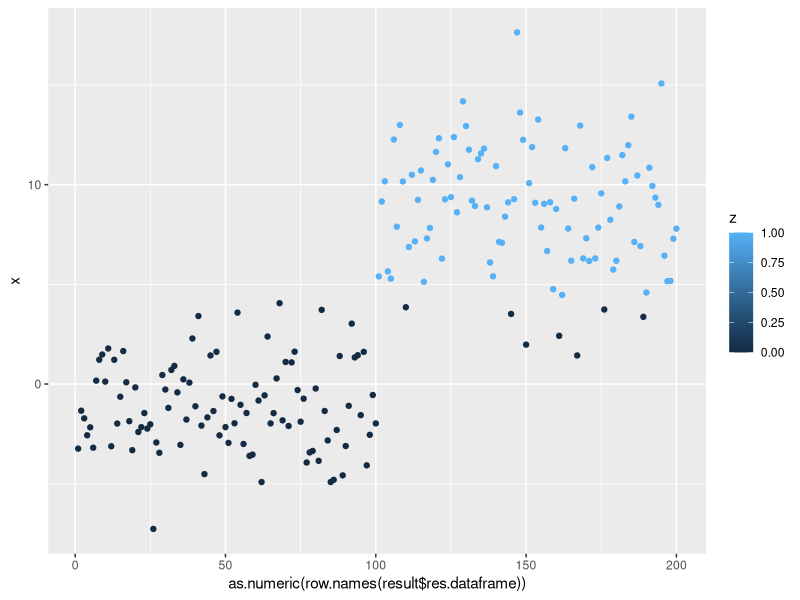
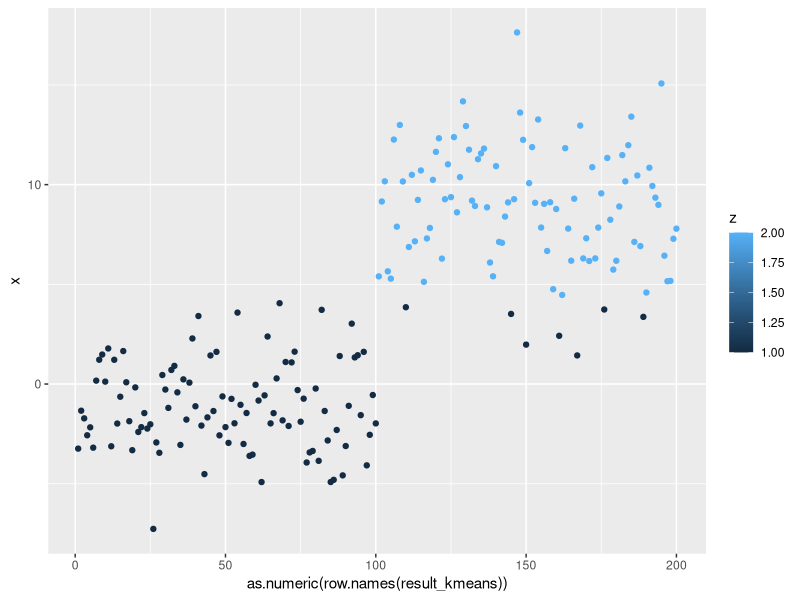
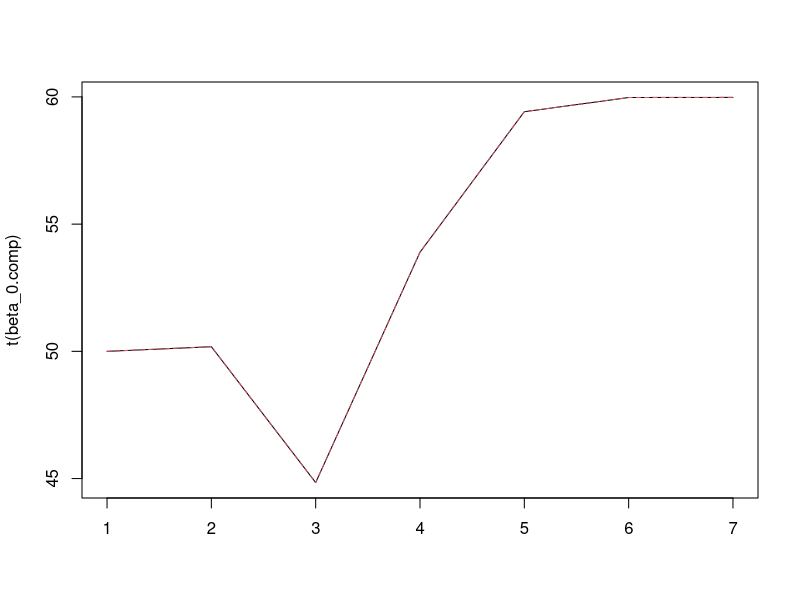
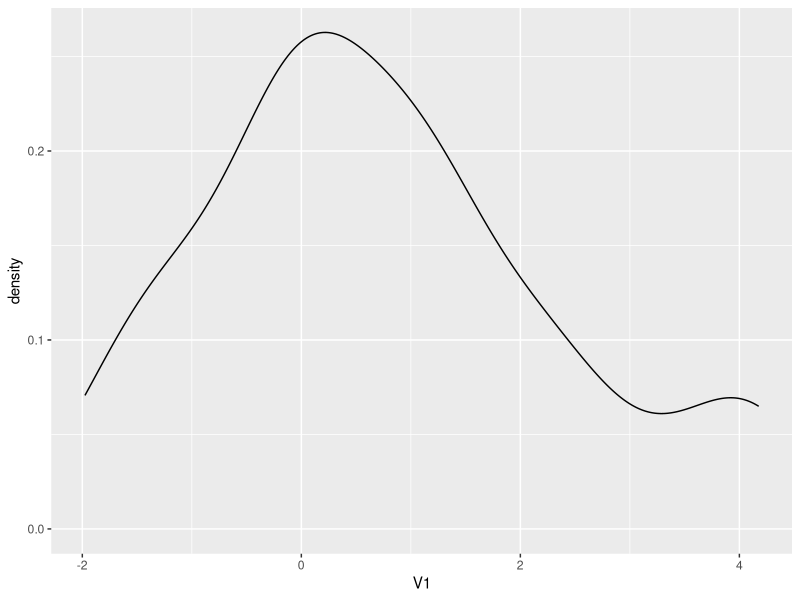
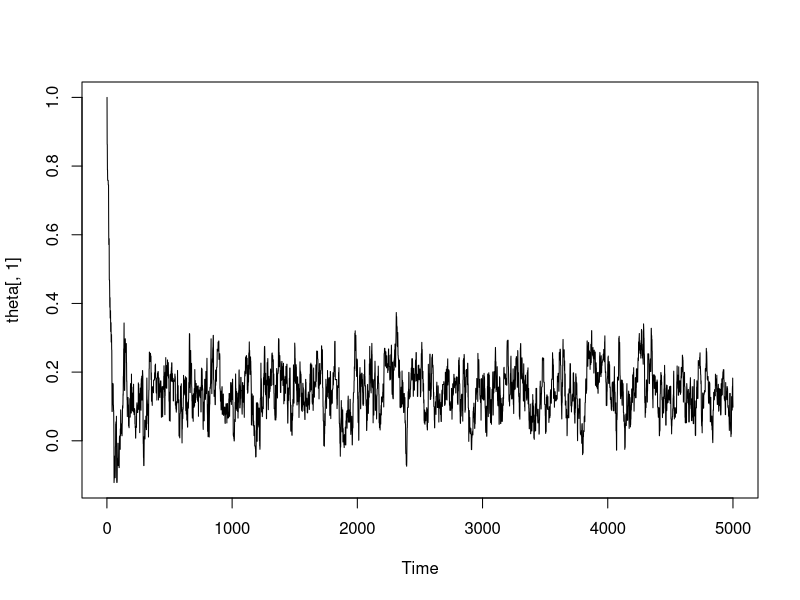
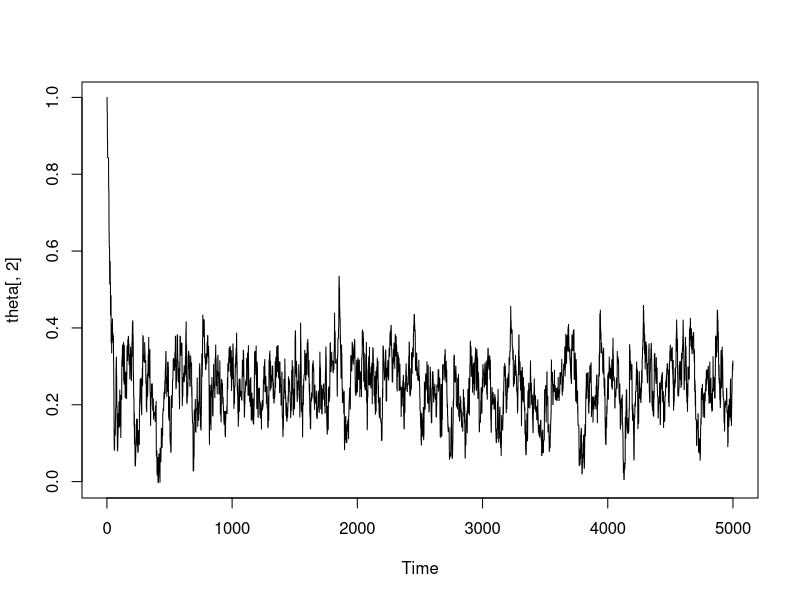
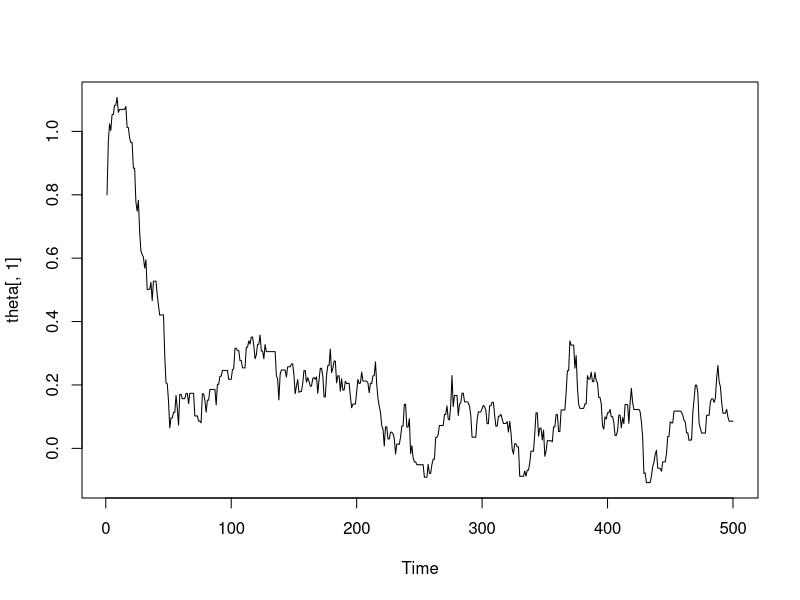
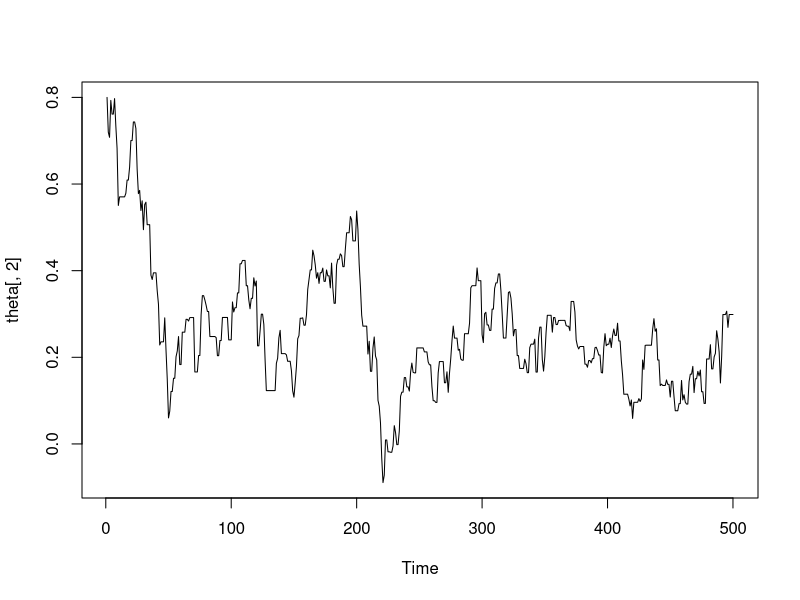

These figures' R source, in order:
### Lista 2 - Tais Bellini - 205650 ###

library(ggplot2)
library(dplyr)

#### Questao 1 ####

#funcao a ser minimizada
f = function(u, x, z){ 
  u = as.matrix(u)
  sum(z*(x-u[1,])^2) + sum((1-z)*(x-u[2,])^2)
}


#Algoritmo de atualizacao em blocos
block.opt = function(u0, f, data){
  
  cc = FALSE
  data = as.matrix(data)
  res = res_temp = cbind(data, rep(0, nrow(data)))
  zindex = ncol(data)+1
  count = 0

  
  while(!cc && count < 1000){
    for (i in 1:nrow(data)){
      if (f(u0, data[i,], 0) < f(u0, data[i,], 1)) res[i,zindex] = 0 else res[i,zindex] = 1
    }
    
    if(sum(res[,zindex] != res_temp[,zindex]) == 5) cc = TRUE
    res_temp = res
    
    u0 = cbind(u0, rep(0, nrow(u0)))
    u0[1,] = colMeans(res[res[,zindex]==1,])
    u0[2,] = colMeans(res[res[,zindex]==0,])
    u0 = u0[1:ncol(data)]
    
    count = count + 1 
    
    
  }
  
  colnames(res) = c("x", "z")
  res = as.data.frame(res)
  
  return(list("res.dataframe" = res, "u" = u0))
  
}

#inicializar 2 clusters

a = rnorm(100, -1, 2)
b = rnorm(100, 9, 3)
data = c(a,b)

u0 = sample_n(as.data.frame(data), 2)
result = block.opt(u0, f, data)

ggplot(aes(x = as.numeric(row.names(result$res.dataframe)), y = x, color = z), data=result$res.dataframe) + geom_point()
result$u

#validando o resutado com um algoritmo pre pronto
kmeans <- kmeans(data, centers = 2)
result_kmeans = cbind(as.matrix(data), kmeans$cluster)
colnames(result_kmeans) = c("x", "z")
result_kmeans = as.data.frame(result_kmeans)
ggplot(aes(x=as.numeric(row.names(result_kmeans)), y=x, color = z), data=result_kmeans) + geom_point()
kmeans$centers

#### Questao 2 ####

## a 
x = runif(200, 2, 40)
epslon = rnorm(200)
beta = c(60, -0.05)

y = beta[1]*exp(beta[2]*x)+epslon


## b
# ref: https://pt.wikipedia.org/wiki/Algoritmo_de_Gauss-Newton

J = function (beta, x) {
  return(cbind(-exp(beta[2]*x), -beta[1]*x*exp(beta[2]*x)))
}

r = function(beta, x, y) {
  return(y-beta[1]*exp(beta[2]*x))
}


gauss_newton = function (beta_0, J, r, x, y) {
  
  #aux to store execution
  z = beta_0
  
  #aux cc
  i = 0
  
  cc = 1
  while(cc > 0.0001 && i<1000) {
    beta_i = beta_0 - solve(t(J(beta_0, x))%*%J(beta_0, x))%*%t(J(beta_0, x))%*%r(beta_0, x, y)
    cc = sum((beta_i - beta_0)^2)
    beta_0 = c(beta_i)
    z = cbind(z, beta_i)
  }
  return (list(beta_hat = beta_i, z = z))
  
}

beta_0 = c(50, -0.10)
beta_hat = gauss_newton(beta_0, J, r, x, y)

colnames(beta_hat$z) = paste("i",1:ncol(beta_hat$z),sep="")
rownames(beta_hat$z) = c("beta0-gn", "beta1-gn")

##c

f = function(beta,x,y){
  sum((y-beta[1]*exp(beta[2]*x))^2)
}

d1 = function(beta, x){
  A = rbind(0,0)
  A[1] = sum(2*(y-beta[1]*exp(beta[2]*x))*(-exp(beta[2]*x)))
  A[2] = sum(2*(y-beta[1]*exp(beta[2]*x))*(-beta[1]*x*exp(beta[2]*x)))
  return(A)
}
  
d2 = function (beta, x) { 
  A = matrix(0,nrow=length(beta),ncol=length(beta))
  A[1,1] = sum(-2*exp(beta[2]*x)*(-exp(beta[2]*x)))
  A[2,2] = sum(2*(-beta[1]*x*exp(beta[2]*x))*(-beta[1]*x*exp(beta[2]*x)))
  + sum(2*(y-beta[1]*exp(beta[2]*x))*(-beta[1]*x^2*exp(beta[2]*x)))
  A[2,1] = A[1,2] = sum(2*(-beta[1]*x*exp(beta[2]*x))*(-exp(beta[2]*x)))
  + sum(2*(y-beta[1]*exp(beta[2]*x))*(-x*exp(beta[2]*x)))
  return(A)
}

newton_raphson = function(beta_0,d1,d2, x, e=0.0001){
  
  z = beta_0
  i = 0
  
  cc = 1
  while(cc>e && i<1000){
    beta_i = beta_0 - solve(d2(beta_0, x))%*%d1(beta_0, x)
    cc = sum((beta_i-beta_0)^2)
    beta_0 = beta_i
    i=i+1
    z = cbind(z,beta_i)
  }
  return(list(beta_hat = beta_i, z = z))
}

beta_hat.nr = newton_raphson(beta_0, d1, d2, x)
colnames(beta_hat.nr$z) = paste("i",1:ncol(beta_hat$z),sep="")
rownames(beta_hat.nr$z) = c("beta0-nr", "beta1-nr")

beta_0.comp = rbind(beta_hat$z[1,], beta_hat.nr$z[1,])
beta_0.comp

beta_1.comp = rbind(beta_hat$z[2,], beta_hat.nr$z[2,])
beta_1.comp


matplot(t(beta_0.comp), type='l')

#### Questao 3 ####

install.packages("mixtools")
library(mixtools)

##a 
m = 3
n = 40
u = rbind(c(0,0,0), c(3,3,3))
sigma = matrix(1,2,3)

w1 = 0.7
w2 = 1-w1

set.seed(205650)
X = rmvnormmix(n, lambda=c(w1,w2), mu=u, sigma=sigma)

#verificando a dist de V1
X1 = as.data.frame(X)
ggplot(X1, aes(x=V1)) + geom_density()

#Vamos inicializar aqui os chutes iniciais para as simulacoes:

w0_ci = c(0.6, 0.4)
u0_ci = c(1,1,1,4,4,4)

##b

#Verossimilhanca

f = function(u,x){
  w = c(w1,w2)
  u1 = u[1:3]
  u2 = u[3:6]
  sum(log(w[1]*dmvnorm(x-u1) + w[2]*dmvnorm(x-u2)))
}

#Simulated Annealing
opt.sa = function(iter, x, u0) {
  theta = matrix(0,nrow=iter,ncol=length(u0))
  theta[1,] = u0
  f.eval = rep(0, iter)
  f.eval[1] = f(theta[1,],x)
  
  for(i in 2:iter){
    temp = 1/log(1+i)
    d = 0.1*sqrt(temp) #0.1*sqrt(temp)
    e = rnorm(6)*d
    te1 = theta[(i-1),]+e
    u = runif(1)
    prob = min(exp((f(te1,x)-f(theta[(i-1),],x))/temp),1)
    theta[i,] = (u <= prob)*te1 + (u > prob)*theta[(i-1),]    
    f.eval[i] = f(theta[i,],x)
  }
  
  #encontra o máximo
  pos = which.max(f.eval)   
  theta.ot = theta[pos,]    
  plot.ts(theta[,1]);plot.ts(theta[,2])
  return(list("theta_hat" = theta.ot, "history_u" = theta ))
  
}

sa_res = opt.sa(5000, X, u0_ci)
sa_res

##c
#ref: https://www.youtube.com/watch?v=qMTuMa86NzU

#Passo E
# Para o Passo E, calculamos a E(Zi|X=x, mu = mu). 
#Para pi1, temos: P(Zi=1|X=x, mu = mu)/PTotal. Para pi2, temos: P(Zi=0|X=x, mu = mu)/PTotal.

passoE = function(X, mu, w0) {
  p_i1 = (w0[1]*dmvnorm(X, mu = mu[1:3]) / 
           (w0[1]*dmvnorm(X, mu = mu[1:3]) + w0[2]*dmvnorm(X, mu = mu[4:6])))
  p_i2 = w0[2]*dmvnorm(X, mu = mu[4:6]) / 
    (w0[1]*dmvnorm(X, mu = mu[1:3]) + w0[2]*dmvnorm(X, mu = mu[4:6]))
  
  return(cbind(p_i1,p_i2))
}


# theta1_hat = sum(pi1*X)/sum(pi1)
# theta2_hat = sum(pi2*X)/sum(pi2)
passoM = function(p_i, x) {
    m1 <- sum(p_i[,1]) # sum(pi1)
    m2 <- sum(p_i[,2])  #sum(pi2)
    
    theta_hat1 = theta_hat2 = c(rep(0, ncol(x)))
    
    #atualizacao de pi (pesos estimados para cada media)
    w1 <- m1/(m1 + m2) 
    w2 <- m2/(m1 + m2) 
    
    
    #atualizacao de u1 e u2
    theta_hat1 = sapply(1:ncol(x), function(i){
      sum(p_i[,1]*x[,i])/m1
    })
    
    theta_hat2 <- sapply(1:ncol(x), function(i){ #estimando vetor de médias da mistura 2
      sum(p_i[,2]*x[,i])/m2
    })
    
    
    return(list("u" = c(theta_hat1, theta_hat2), "w" = c(w1,w2)))
}

opt.em = function(w0, u0, x, iter){ 
  
  cc = 1
  i = 2
  
  #salva historico das estimacoes
  history_u = matrix(0, nrow = 2*ncol(x), ncol = iter)
  history_u[,1] = u0
  history_w = matrix(0, nrow = length(w0), ncol = iter)
  history_w[,1] = w0
  
  while (cc > 0.00001 & i < iter){
    exp = passoE(x, u0, w0)
    max = passoM(exp, x)
    
    u1 = max$u
    history_u[,i] = max$u
    cc = sum((u0 - u1)^2)
    u0 = u1
    
    w0 = max$w
    history_w[,i] = max$w
    
    i = i+1
  }
  
  return(list("theta_hat" = u0, "history_u" = history_u[,1:i], "history_w" = history_w[,1:i]))
    
}

#Executar o algoritmo

#EM
EM_res = opt.em(w0_ci, u0_ci, X, 500)
EM_res


##d

logf = function (u, x) {
  u1 = u[1:3]
  u2 = u[4:6]
  sum(log((w1*dnorm(x-u1)) + (w2*dnorm(x-u2))))
}


opt_res = optim(par = u0_ci, fn = logf, x = X, method = 'Nelder-Mead', control = list(fnscale = -1))$par
opt_res


##e 

u_real = c(0, 0, 0, 3 , 3, 3)

#medidas: tempo, media desvio padrao das respostas, numero de iteracoes ate convergir
compare = matrix(ncol = 4, nrow = 3)
rownames(compare) = c("SA", "EM", "optim")
colnames(compare) = c("Time Good Guess", "Error Good Guess", "Time Bad Guess", "Error Bad Guess")


iter = 500

#executando com chutes iniciais proximos
u0_ci_gg = c(0.8, 0.8, 0.8, 2.2, 2.2, 2.2)
u0_ci_bg = c(-3, -3, -3, 8, 8, 8)
w0_ci_gg = c(0.6, 0.4)
w0_ci_bg = c(0.5, 0.5)

t0 = Sys.time()
sa_comp = opt.sa(iter, X, u0_ci_gg)
compare[1,1] = Sys.time()-t0

media_erro2 = mean((sa_comp$theta_hat-u_real))^2
compare[1,2] = media_erro2

t0 = Sys.time()
em_comp = opt.em(w0_ci_gg,u0_ci_gg,X,iter)
compare[2,1] = Sys.time()-t0

media_erro2 = mean((em_comp$theta_hat-u_real))^2
compare[2,2] = media_erro2

t0 = Sys.time()
optim_comp = optim(par = u0_ci_gg, fn = logf, x = X, method = 'Nelder-Mead', control = list(fnscale = -1))
compare[3,1] = Sys.time()-t0

media_erro2 = mean((optim_comp$par-u_real))^2
compare[3,2] = media_erro2

#Executando com chutes iniciais piores

t0 = Sys.time()
sa_comp = opt.sa(iter, X, u0_ci_bg)
compare[1,3] = Sys.time()-t0

media_erro2 = mean((sa_comp$theta_hat-u_real))^2
compare[1,4] = media_erro2

t0 = Sys.time()
em_comp = opt.em(w0_ci_bg,u0_ci_bg,X,iter)
compare[2,3] = Sys.time()-t0

media_erro2 = mean((em_comp$theta_hat-u_real))^2
compare[2,4] = media_erro2

t0 = Sys.time()
optim_comp = optim(par = u0_ci_bg, fn = logf, x = X, method = 'Nelder-Mead', control = list(fnscale = -1))
compare[3,3] = Sys.time()-t0

media_erro2 = mean((optim_comp$par-u_real))^2
compare[3,4] = media_erro2

compare = as.data.frame(compare)
compare

#Tempo good guess
ggplot(aes(x=(row.names(compare)), y=compare[,1]), data=compare) + geom_point()

#Erro good guess
ggplot(aes(x=(row.names(compare)), y=compare[,2]), data=compare) + geom_point()

#Tempo bad guess
ggplot(aes(x=(row.names(compare)), y=compare[,3]), data=compare) + geom_point()

#Erro bad guess
ggplot(aes(x=(row.names(compare)), y=compare[,4]), data=compare) + geom_point()


##f 

#Reinicializando as variaveis
m = 3
n = 40
u = rbind(c(0,0,0), c(1,1,0))
sigma = matrix(1,2,3)

w1 = 0.7
w2 = 1-w1

set.seed(205650)
X_f = rmvnormmix(n, lambda=c(w1,w2), mu=u, sigma=sigma)

#verificando a dist de V1
X1_f = as.data.frame(X)
ggplot(X1_f, aes(x=V1)) + geom_density()

#medidas: tempo, media desvio padrao das respostas, numero de iteracoes ate convergir
compare_f = matrix(ncol = 4, nrow = 3)
rownames(compare_f) = c("SA", "EM", "optim")
colnames(compare_f) = c("Time Good Guess", "Error Good Guess", "Time Bad Guess", "Error Bad Guess")

iter = 500
u_real_f = c(0, 0, 0, 1, 1, 0)

#executando com chutes iniciais proximos
u0_ci_gg = c(0.8, 0.8, 0.8, 1.8, 1.8, 1.8)
u0_ci_bg = c(-3, -3, -3, 5, 5, 5)
w0_ci_gg = c(0.6, 0.4)
w0_ci_bg = c(0.5, 0.5)

t0 = Sys.time()
sa_comp_f = opt.sa(iter, X_f, u0_ci_gg)
compare_f[1,1] = Sys.time()-t0

media_erro2 = mean((sa_comp_f$theta_hat-u_real_f))^2
compare_f[1,2] = media_erro2

t0 = Sys.time()
em_comp_f = opt.em(w0_ci_gg,u0_ci_gg,X_f,iter)
compare_f[2,1] = Sys.time()-t0

media_erro2 = mean((em_comp_f$theta_hat-u_real_f))^2
compare_f[2,2] = media_erro2

t0 = Sys.time()
optim_comp_f = optim(par = u0_ci_gg, fn = logf, x = X_f, method = 'Nelder-Mead', control = list(fnscale = -1))
compare_f[3,1] = Sys.time()-t0

media_erro2 = mean((optim_comp_f$par-u_real_f))^2
compare_f[3,2] = media_erro2

#Executando com chutes iniciais piores

t0 = Sys.time()
sa_comp_f = opt.sa(iter, X_f, u0_ci_bg)
compare_f[1,3] = Sys.time()-t0

media_erro2 = mean((sa_comp_f$theta_hat-u_real_f))^2
compare_f[1,4] = media_erro2

t0 = Sys.time()
em_comp_f = opt.em(w0_ci_bg,u0_ci_bg,X_f,iter)
compare_f[2,3] = Sys.time()-t0

media_erro2 = mean((em_comp_f$theta_hat-u_real_f))^2
compare_f[2,4] = media_erro2

t0 = Sys.time()
optim_comp_f = optim(par = u0_ci_bg, fn = logf, x = X_f, method = 'Nelder-Mead', control = list(fnscale = -1))
compare_f[3,3] = Sys.time()-t0

media_erro2 = mean((optim_comp_f$par-u_real_f))^2
compare_f[3,4] = media_erro2

compare_f = as.data.frame(compare_f)
compare_f

#Tempo good guess
ggplot(aes(x=(row.names(compare_f)), y=compare_f[,1]), data=compare_f) + geom_point()

#Erro good guess
ggplot(aes(x=(row.names(compare_f)), y=compare_f[,2]), data=compare_f) + geom_point()

#Tempo bad guess
ggplot(aes(x=(row.names(compare_f)), y=compare_f[,3]), data=compare_f) + geom_point()

#Erro bad guess
ggplot(aes(x=(row.names(compare_f)), y=compare_f[,4]), data=compare_f) + geom_point()

optim_comp

#g

data = read.csv2("dados_geneticos.txt", sep = " ", header = T, as.is = T)
data = data[,colSums(data != 0) > 0]

passoE = function(X, mu, w0) {
  mu = u0_ci_gn
  mu1 = mu[1:ncol(X)]
  w0 = c(0.5,0.5)
  mu2 = mu[(ncol(X)+1):(ncol(X)*2)]
  p_i1 = w0[1]*dmvnorm(X, mu = mu1) / 
            (w0[1]*dmvnorm(X, mu = mu1) + w0[2]*dmvnorm(X, mu = mu2))
  p_i2 = w0[2]*dmvnorm(X, mu = mu2) / 
    (w0[1]*dmvnorm(X, mu = mu1) + w0[2]*dmvnorm(X, mu = mu2))
  
  return(cbind(p_i1,p_i2))
}


# theta1_hat = sum(pi1*X)/sum(pi1)
# theta2_hat = sum(pi2*X)/sum(pi2)
passoM = function(p_i, x) {
  m1 <- sum(p_i[,1]) # sum(pi1)
  m2 <- sum(p_i[,2])  #sum(pi2)
  
  theta_hat1 = theta_hat2 = c(rep(0, ncol(x)))
  
  #atualizacao de pi (pesos estimados para cada media)
  w1 <- m1/(m1 + m2) 
  w2 <- m2/(m1 + m2) 
  
  
  #atualizacao de u1 e u2
  theta_hat1 = sapply(1:ncol(x), function(i){
    sum(p_i[,1]*x[,i])/m1
  })
  
  theta_hat2 <- sapply(1:ncol(x), function(i){ #estimando vetor de médias da mistura 2
    sum(p_i[,2]*x[,i])/m2
  })
  
  
  return(list("u" = c(theta_hat1, theta_hat2), "w" = c(w1,w2)))
}

opt.em = function(w0, u0, x, iter){ 
  
  cc = 1
  i = 2
  
  #salva historico das estimacoes
  history_u = matrix(0, nrow = 2*ncol(x), ncol = iter)
  history_u[,1] = u0
  history_w = matrix(0, nrow = length(w0), ncol = iter)
  history_w[,1] = w0
  
  while (cc > 0.00001 & i < iter){
    exp = passoE(x, u0, w0)
    max = passoM(exp, x)
    
    u1 = max$u
    history_u[,i] = max$u
    cc = sum((u0 - u1)^2)
    u0 = u1
    
    w0 = max$w
    history_w[,i] = max$w
    
    i = i+1
  }
  
  return(list("theta_hat" = u0, "history_u" = history_u[,1:i], "history_w" = history_w[,1:i]))
  
}

#EM
d = matrix(unlist(data), ncol = ncol(data), byrow = T)
class(d) = "numeric"

u0_ci_gn = c(rep(-0.1, 78), rep(0.1, 78))
w0_ci_gn = c(0.5, 0.5)
EM_res = opt.em(w0_ci_gn, u0_ci_gn, d, 500)
EM_res$history_w[,ncol(EM_res$history_w)-1]
# classificou como sendo um cluster so (deu peso 1 para w1)

model = kmeans(data, 2)
model$cluster

compare
